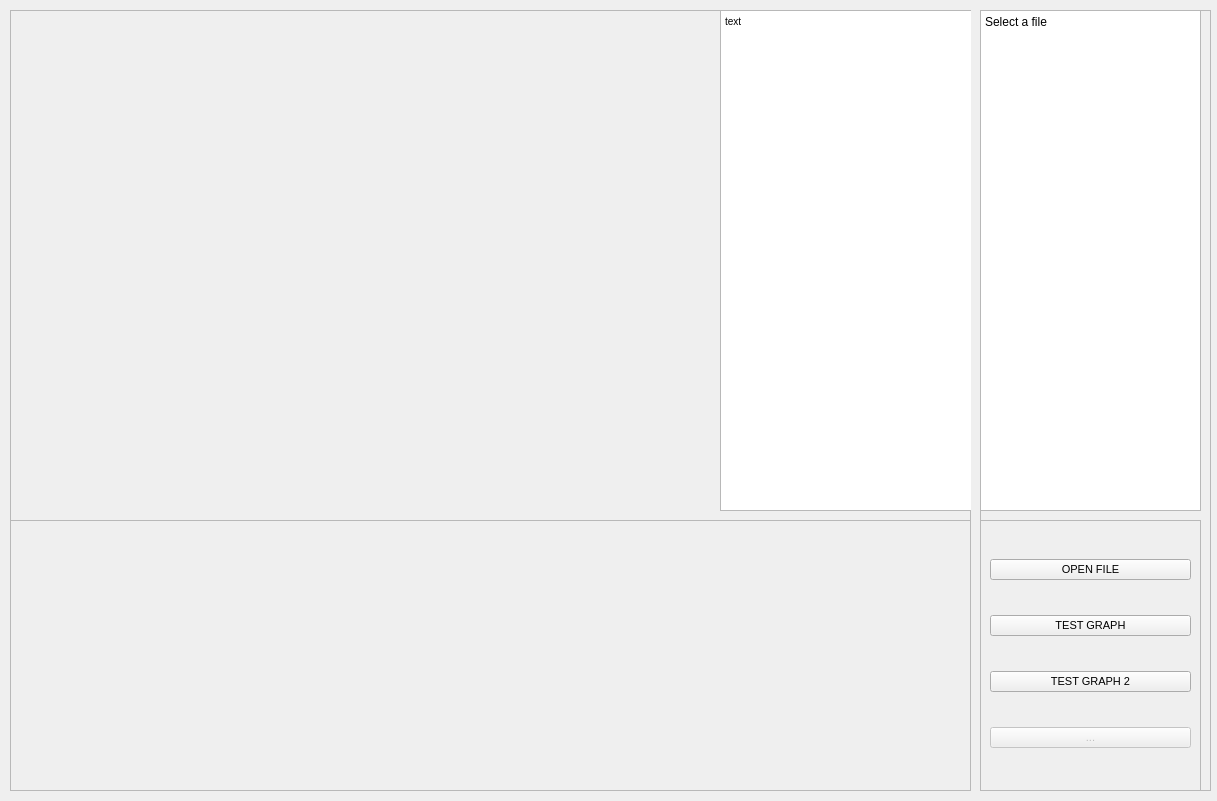
<?xml version="1.0" encoding="UTF-8"?>
<ui version="4.0">
 <class>MainWindow</class>
 <widget class="QMainWindow" name="MainWindow">
  <property name="enabled">
   <bool>true</bool>
  </property>
  <property name="geometry">
   <rect>
    <x>0</x>
    <y>0</y>
    <width>1217</width>
    <height>801</height>
   </rect>
  </property>
  <property name="minimumSize">
   <size>
    <width>1217</width>
    <height>801</height>
   </size>
  </property>
  <property name="maximumSize">
   <size>
    <width>1217</width>
    <height>801</height>
   </size>
  </property>
  <property name="windowTitle">
   <string>MainWindow</string>
  </property>
  <widget class="QWidget" name="centralwidget">
   <widget class="QFrame" name="left_frm">
    <property name="geometry">
     <rect>
      <x>10</x>
      <y>10</y>
      <width>961</width>
      <height>781</height>
     </rect>
    </property>
    <property name="frameShape">
     <enum>QFrame::StyledPanel</enum>
    </property>
    <property name="frameShadow">
     <enum>QFrame::Raised</enum>
    </property>
    <widget class="QFrame" name="data_graph_frm">
     <property name="geometry">
      <rect>
       <x>-10</x>
       <y>510</y>
       <width>991</width>
       <height>281</height>
      </rect>
     </property>
     <property name="frameShape">
      <enum>QFrame::StyledPanel</enum>
     </property>
     <property name="frameShadow">
      <enum>QFrame::Raised</enum>
     </property>
    </widget>
    <widget class="QFrame" name="data_spike_frm">
     <property name="geometry">
      <rect>
       <x>-10</x>
       <y>-10</y>
       <width>721</width>
       <height>521</height>
      </rect>
     </property>
     <property name="frameShape">
      <enum>QFrame::NoFrame</enum>
     </property>
     <property name="frameShadow">
      <enum>QFrame::Sunken</enum>
     </property>
     <property name="lineWidth">
      <number>0</number>
     </property>
    </widget>
    <widget class="QTextBrowser" name="text_left">
     <property name="geometry">
      <rect>
       <x>710</x>
       <y>0</y>
       <width>261</width>
       <height>501</height>
      </rect>
     </property>
     <property name="acceptDrops">
      <bool>true</bool>
     </property>
     <property name="frameShadow">
      <enum>QFrame::Plain</enum>
     </property>
     <property name="lineWidth">
      <number>0</number>
     </property>
     <property name="html">
      <string>&lt;!DOCTYPE HTML PUBLIC &quot;-//W3C//DTD HTML 4.0//EN&quot; &quot;http://www.w3.org/TR/REC-html40/strict.dtd&quot;&gt;
&lt;html&gt;&lt;head&gt;&lt;meta name=&quot;qrichtext&quot; content=&quot;1&quot; /&gt;&lt;style type=&quot;text/css&quot;&gt;
p, li { white-space: pre-wrap; }
&lt;/style&gt;&lt;/head&gt;&lt;body style=&quot; font-family:'MS Shell Dlg 2'; font-size:8.25pt; font-weight:400; font-style:normal;&quot;&gt;
&lt;p style=&quot; margin-top:0px; margin-bottom:0px; margin-left:0px; margin-right:0px; -qt-block-indent:0; text-indent:0px;&quot;&gt;&lt;span style=&quot; font-size:7.8pt;&quot;&gt;text&lt;/span&gt;&lt;/p&gt;&lt;/body&gt;&lt;/html&gt;</string>
     </property>
    </widget>
   </widget>
   <widget class="QFrame" name="right_frm">
    <property name="geometry">
     <rect>
      <x>980</x>
      <y>10</y>
      <width>231</width>
      <height>781</height>
     </rect>
    </property>
    <property name="frameShape">
     <enum>QFrame::StyledPanel</enum>
    </property>
    <property name="frameShadow">
     <enum>QFrame::Raised</enum>
    </property>
    <widget class="QTextBrowser" name="text_right">
     <property name="geometry">
      <rect>
       <x>0</x>
       <y>0</y>
       <width>221</width>
       <height>501</height>
      </rect>
     </property>
     <property name="html">
      <string>&lt;!DOCTYPE HTML PUBLIC &quot;-//W3C//DTD HTML 4.0//EN&quot; &quot;http://www.w3.org/TR/REC-html40/strict.dtd&quot;&gt;
&lt;html&gt;&lt;head&gt;&lt;meta name=&quot;qrichtext&quot; content=&quot;1&quot; /&gt;&lt;style type=&quot;text/css&quot;&gt;
p, li { white-space: pre-wrap; }
&lt;/style&gt;&lt;/head&gt;&lt;body style=&quot; font-family:'MS Shell Dlg 2'; font-size:8.25pt; font-weight:400; font-style:normal;&quot;&gt;
&lt;p style=&quot; margin-top:0px; margin-bottom:0px; margin-left:0px; margin-right:0px; -qt-block-indent:0; text-indent:0px;&quot;&gt;&lt;span style=&quot; font-size:9pt;&quot;&gt;Select a file&lt;/span&gt;&lt;/p&gt;
&lt;p style=&quot;-qt-paragraph-type:empty; margin-top:0px; margin-bottom:0px; margin-left:0px; margin-right:0px; -qt-block-indent:0; text-indent:0px; font-size:9pt;&quot;&gt;&lt;br /&gt;&lt;/p&gt;&lt;/body&gt;&lt;/html&gt;</string>
     </property>
    </widget>
    <widget class="QFrame" name="btns_frm">
     <property name="geometry">
      <rect>
       <x>0</x>
       <y>510</y>
       <width>221</width>
       <height>271</height>
      </rect>
     </property>
     <property name="frameShape">
      <enum>QFrame::StyledPanel</enum>
     </property>
     <property name="frameShadow">
      <enum>QFrame::Raised</enum>
     </property>
     <layout class="QVBoxLayout" name="verticalLayout">
      <item>
       <widget class="QPushButton" name="open_btn">
        <property name="font">
         <font>
          <pointsize>8</pointsize>
          <weight>50</weight>
          <bold>false</bold>
         </font>
        </property>
        <property name="acceptDrops">
         <bool>true</bool>
        </property>
        <property name="text">
         <string>OPEN FILE</string>
        </property>
       </widget>
      </item>
      <item>
       <widget class="QPushButton" name="test_button">
        <property name="enabled">
         <bool>true</bool>
        </property>
        <property name="font">
         <font>
          <pointsize>8</pointsize>
          <weight>50</weight>
          <bold>false</bold>
         </font>
        </property>
        <property name="text">
         <string>TEST GRAPH</string>
        </property>
       </widget>
      </item>
      <item>
       <widget class="QPushButton" name="test_button2">
        <property name="enabled">
         <bool>true</bool>
        </property>
        <property name="font">
         <font>
          <pointsize>8</pointsize>
          <weight>50</weight>
          <bold>false</bold>
         </font>
        </property>
        <property name="text">
         <string>TEST GRAPH 2</string>
        </property>
       </widget>
      </item>
      <item>
       <widget class="QPushButton" name="xbtn_3">
        <property name="enabled">
         <bool>false</bool>
        </property>
        <property name="font">
         <font>
          <pointsize>8</pointsize>
          <weight>50</weight>
          <bold>false</bold>
         </font>
        </property>
        <property name="text">
         <string>...</string>
        </property>
       </widget>
      </item>
     </layout>
    </widget>
   </widget>
  </widget>
 </widget>
 <resources/>
 <connections/>
</ui>
